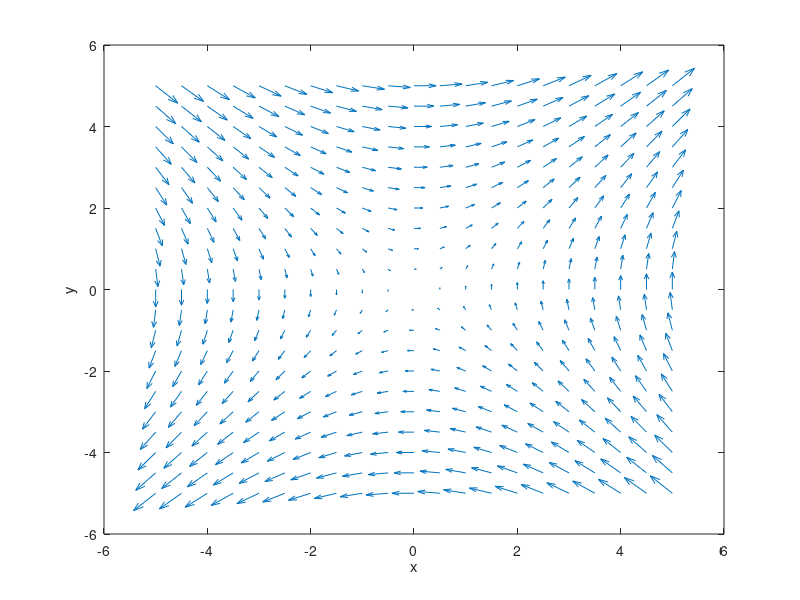
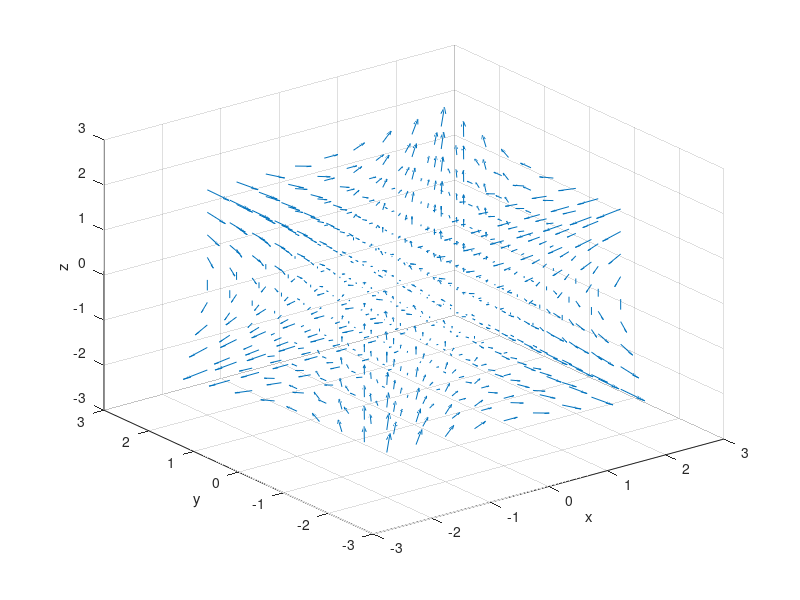
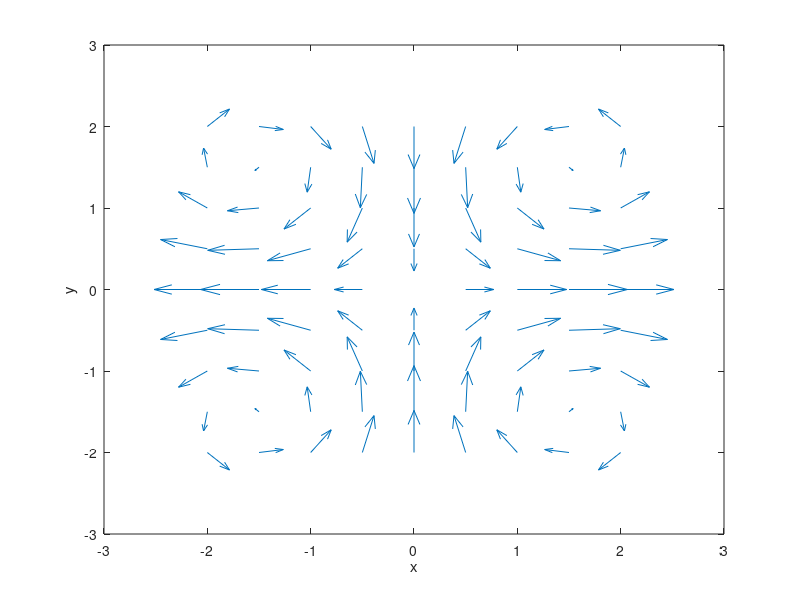

Source code (MATLAB) for these figures, in order:
% Subject: Electric and Magnetic Fields: Activity 1
% File: Activity1
% Author: Hasana Chaudry
% Date: February 26th, 2018
% Instructor: Dr. Masooma Pirbhai

% Problem 2

% The following are examples of fields that have zero divergence and curl

% Example 1: f(x) = y+x

[x,y]=meshgrid(-5:0.5:5, -5:0.5:5);
u=y
v=x
figure
quiver(x,y,u,v)
xlabel('x');
ylabel('y');

% Example 2: f(x) = yz+xz+xy

[x,y,z]=meshgrid(-2:0.5:2, -2:0.5:2, -2:0.5:2);
a=y.*z;
b=x.*z;
c=x.*y;
figure
quiver3(x,y,z,a,b,c)
xlabel('x');
ylabel('y');
zlabel('z');

%Example 3: f(x) = sin(x)*cos(y)-cos(x)*sin(y)

[x,y]=meshgrid(-2:0.5:2, -2:0.5:2);
a=sin(x).*cos(y);
b=-cos(x).*sin(y);
figure
quiver(x,y,a,b)
xlabel('x');
ylabel('y');






